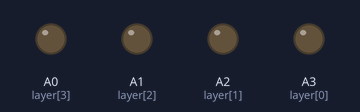
A sketch run on a simulated Arduino Uno, built with avr-gcc and run on an emulated ATmega328P. On the bench: output pins drawn as LEDs (lit = HIGH). Pins used as bus, display or sensor lines are not drawn.

Above: at 0.05 s.
At 2.75 s:
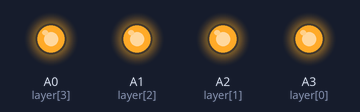
Timing chart, 0 to 3.0 s (numbered marks = the images above):
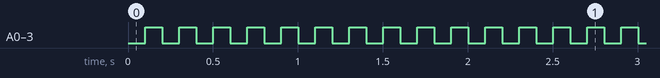

The sketch:

lighnt.ino
```cpp
// C++ code
//
int column[16]={13,12,11,10,9,8,7,6,5,4,3,2,1,0,A5,A4};
int layer[4]={A3,A2,A1,A0};

void setup()
{
  for(int i = 0; i<16; i++)
  {
    pinMode(column[i], OUTPUT);
  }
  for(int i = 0; i<4; i++)
  {
    pinMode(layer[i], OUTPUT);
  }
}

void turnAllOff()
 {
   for(int i = 0; i<16; i++)
   {
     digitalWrite(column[i], 1);
   }
   for(int i = 0; i<4; i++)
   {
     digitalWrite(layer[i], 0);
   }
 }

void turnAllOn()
{
  for(int i = 0; i<16; i++)
  {
    digitalWrite(column[i], 0);
  }
  for(int i = 0; i<4; i++)
  {
    digitalWrite(layer[i], 1);
  }
}


void loop()
{
  turnAllOff();
  delay(100);
  turnAllOn();
  delay(100);
  turnAllOff();
}
```

Measured:
- by itself, A0 (layer[3]), A1 (layer[2]), A2 (layer[1]), A3 (layer[0]): alternates HIGH for 0.10 s and LOW for 0.10 s
